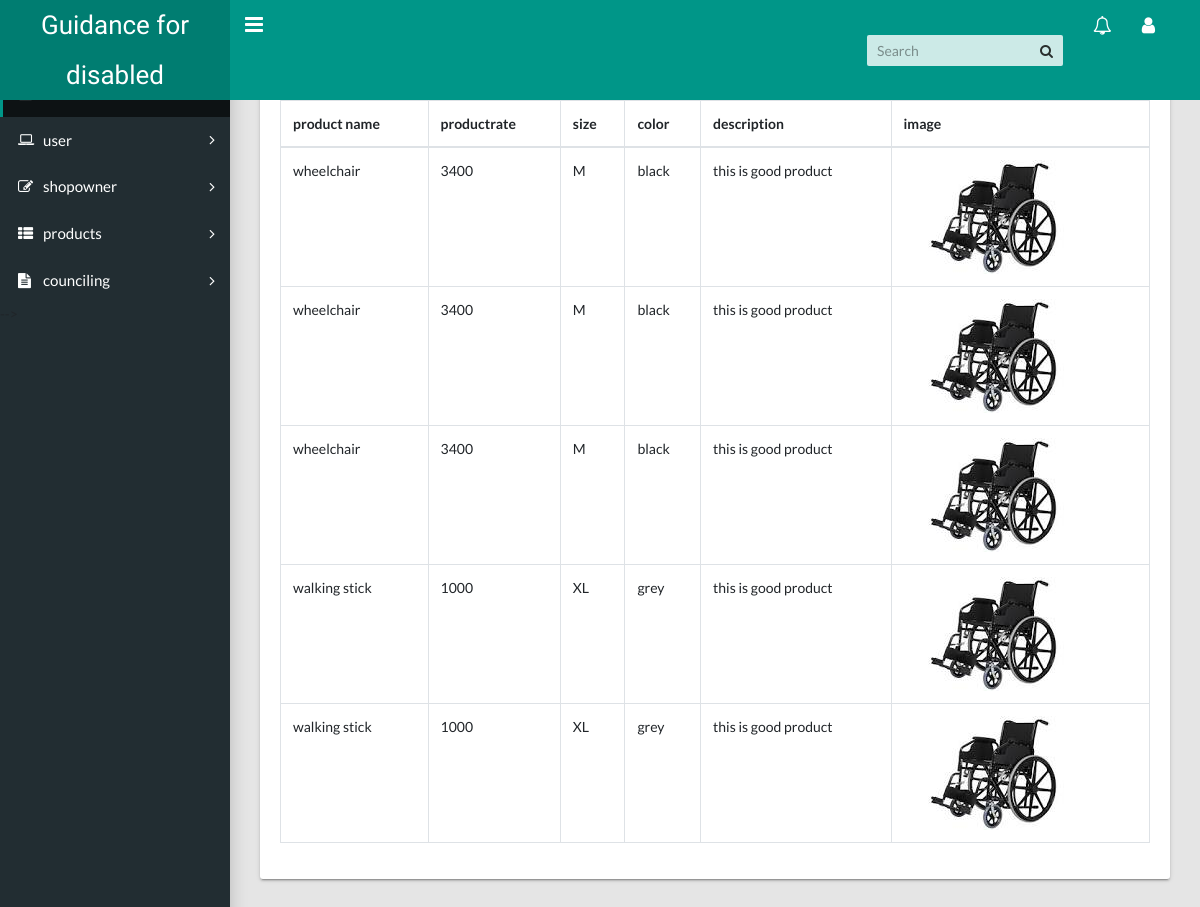
Screenshot of /admin_view_product with the database file from the repository.
### disabled/models.py (models this page shows, shortened)
class product(models.Model):
    product_name=models.CharField(max_length=20)
    product_rate=models.CharField(max_length=20)
    image=models.ImageField(upload_to='images')
    description=models.CharField(max_length=80)
    size=models.CharField(max_length=20)
    color=models.CharField(max_length=20)
    status=models.CharField(max_length=20)
    shop_id=models.ForeignKey(shopreg,on_delete=models.CASCADE)

### disabled/views.py (the view)
# urls.py: path("admin_view_product",views.admin_view_product,name="admin_view_product"),
def admin_view_product(request):
    data=product.objects.all()
    return render(request,'product.html',{'data':data})

### disabled/templates/product.html (shortened to what this page needs)
<!DOCTYPE html>
<html lang="en">
  <head>
    <link rel="stylesheet" type="text/css" href="../static/css/main.css">
    <link rel="stylesheet" type="text/css" href="https://maxcdn.bootstrapcdn.com/font-awesome/4.7.0/css/font-awesome.min.css">
  </head>
  <body class="app sidebar-mini">
    <header class="app-header"><a class="app-header__logo" href="{% url 'admin_product' %}">Guidance for disabled</a>
      <a class="app-sidebar__toggle" href="#" data-toggle="sidebar" aria-label="Hide Sidebar"></a>
      <ul class="app-nav">
        <li class="app-search">
          <input class="app-search__input" type="search" placeholder="Search">
          <button class="app-search__button"><i class="fa fa-search"></i></button>
        </li>
        <li class="dropdown"><a class="app-nav__item" href="#" data-toggle="dropdown" aria-label="Show notifications"><i class="fa fa-bell-o fa-lg"></i></a>
        </li>
        <li class="dropdown"><a class="app-nav__item" href="#" data-toggle="dropdown" aria-label="Open Profile Menu"><i class="fa fa-user fa-lg"></i></a>
        </li>
      </ul>
    </header>
    <aside class="app-sidebar">
      <ul class="app-menu">
        <li><a class="app-menu__item active" href="{% url 'admin_dashboard' %}"><span class="app-menu__label">Dashboard</span></a></li>
        <li class="treeview"><a class="app-menu__item" href="#" data-toggle="treeview"><i class="app-menu__icon fa fa-laptop"></i><span class="app-menu__label">user</span><i class="treeview-indicator fa fa-angle-right"></i></a>
        </li>
        <li class="treeview"><a class="app-menu__item" href="#" data-toggle="treeview"><i class="app-menu__icon fa fa-edit"></i><span class="app-menu__label">shopowner</span><i class="treeview-indicator fa fa-angle-right"></i></a>
        </li>
        <li class="treeview"><a class="app-menu__item" href="#" data-toggle="treeview"><i class="app-menu__icon fa fa-th-list"></i><span class="app-menu__label">products</span><i class="treeview-indicator fa fa-angle-right"></i></a>
        </li>
        <li class="treeview"><a class="app-menu__item" href="#" data-toggle="treeview"><i class="app-menu__icon fa fa-file-text"></i><span class="app-menu__label">counciling</span><i class="treeview-indicator fa fa-angle-right"></i></a>
        </li>
    </aside>
    <main class="app-content">
        <div class="row">
          <div class="col-md-12">
            <div class="tile">
              <div class="tile-body">
                <div class="table-responsive">
                  <table class="table table-hover table-bordered" id="sampleTable">
                    <thead>
                      <tr>
                        <th>product name</th>
                        <th>productrate</th>
                        <th>size</th>
                        <th>color</th>
                        <th>description</th>
                        <th>image</th>
                      </tr>
                    </thead>
                    <tbody>
                      {% for i in data %}
                      <tr>
                        <td>{{i.product_name}}</td>
                        <td>{{i.product_rate}}</td>
                        <td>{{i.size}}</td>
                        <td>{{i.color}}</td>
                        <td>{{i.description}}</td>
                        <td><img src="/media/{{i.image}}"></td>
                      </tr>
                      {% endfor %}
                    </tbody>
                  </table>
                </div>
              </div>
            </div>
          </div>
        </div>
      </main>
  </body>
</html>

### rows the page displays
product: product_name "wheelchair", product_rate "3400", size "M", color "black", description "this is good product", image (picture)
product: product_name "wheelchair", product_rate "3400", size "M", color "black", description "this is good product", image (picture)
product: product_name "wheelchair", product_rate "3400", size "M", color "black", description "this is good product", image (picture)
product: product_name "walking stick", product_rate "1000", size "XL", color "grey", description "this is good product", image (picture)
product: product_name "walking stick", product_rate "1000", size "XL", color "grey", description "this is good product", image (picture)
